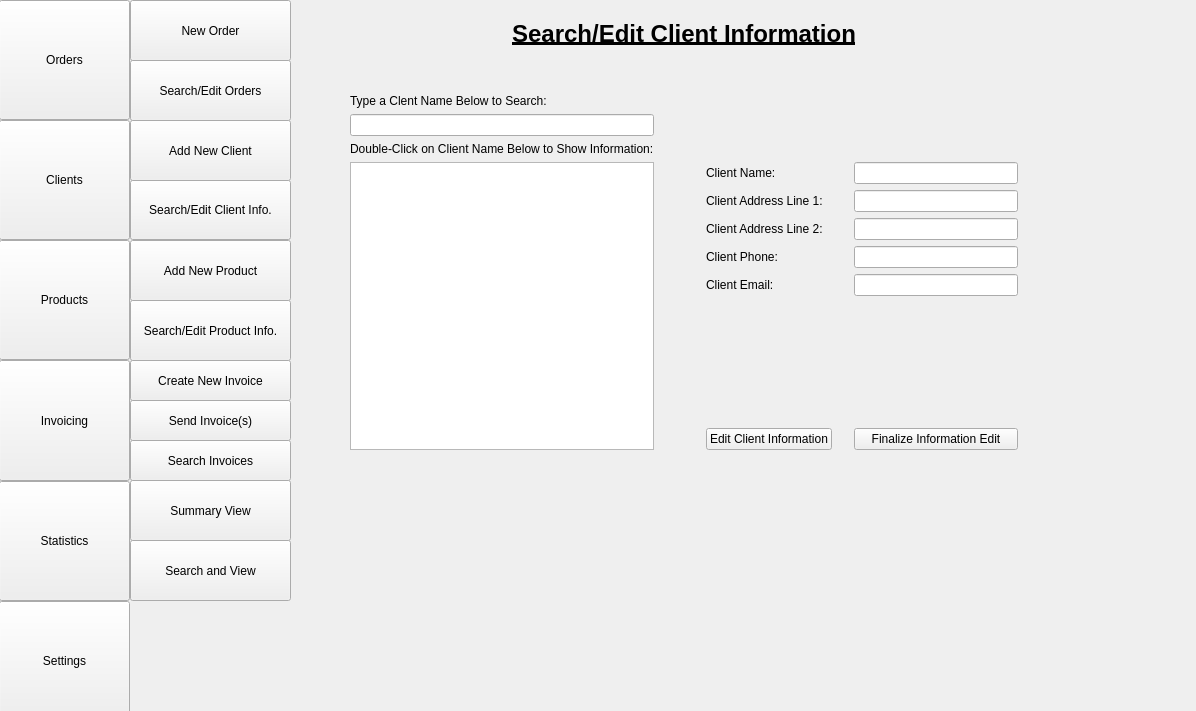
<?xml version="1.0" encoding="UTF-8"?>
<ui version="4.0">
 <class>MainWindow_mainView</class>
 <widget class="QMainWindow" name="MainWindow_mainView">
  <property name="geometry">
   <rect>
    <x>0</x>
    <y>0</y>
    <width>1196</width>
    <height>711</height>
   </rect>
  </property>
  <property name="sizePolicy">
   <sizepolicy hsizetype="Preferred" vsizetype="Expanding">
    <horstretch>0</horstretch>
    <verstretch>0</verstretch>
   </sizepolicy>
  </property>
  <property name="windowTitle">
   <string>MainWindow</string>
  </property>
  <widget class="QWidget" name="centralwidget">
   <widget class="QWidget" name="verticalLayoutWidget">
    <property name="geometry">
     <rect>
      <x>-1</x>
      <y>0</y>
      <width>131</width>
      <height>721</height>
     </rect>
    </property>
    <layout class="QVBoxLayout" name="ui_vLayout_viewMain">
     <property name="spacing">
      <number>0</number>
     </property>
     <property name="sizeConstraint">
      <enum>QLayout::SetMaximumSize</enum>
     </property>
     <item>
      <widget class="QPushButton" name="ux_pButton_orders">
       <property name="sizePolicy">
        <sizepolicy hsizetype="Minimum" vsizetype="Expanding">
         <horstretch>0</horstretch>
         <verstretch>0</verstretch>
        </sizepolicy>
       </property>
       <property name="baseSize">
        <size>
         <width>0</width>
         <height>0</height>
        </size>
       </property>
       <property name="text">
        <string>Orders</string>
       </property>
      </widget>
     </item>
     <item>
      <widget class="QPushButton" name="ux_pButton_clients">
       <property name="sizePolicy">
        <sizepolicy hsizetype="Minimum" vsizetype="Expanding">
         <horstretch>0</horstretch>
         <verstretch>0</verstretch>
        </sizepolicy>
       </property>
       <property name="text">
        <string>Clients</string>
       </property>
      </widget>
     </item>
     <item>
      <widget class="QPushButton" name="ux_pButton_products">
       <property name="sizePolicy">
        <sizepolicy hsizetype="Minimum" vsizetype="Expanding">
         <horstretch>0</horstretch>
         <verstretch>0</verstretch>
        </sizepolicy>
       </property>
       <property name="text">
        <string>Products</string>
       </property>
      </widget>
     </item>
     <item>
      <widget class="QPushButton" name="ux_pButton_invoicing">
       <property name="sizePolicy">
        <sizepolicy hsizetype="Minimum" vsizetype="Expanding">
         <horstretch>0</horstretch>
         <verstretch>0</verstretch>
        </sizepolicy>
       </property>
       <property name="text">
        <string>Invoicing</string>
       </property>
      </widget>
     </item>
     <item>
      <widget class="QPushButton" name="ux_pButton_statistics">
       <property name="sizePolicy">
        <sizepolicy hsizetype="Minimum" vsizetype="Expanding">
         <horstretch>0</horstretch>
         <verstretch>0</verstretch>
        </sizepolicy>
       </property>
       <property name="text">
        <string>Statistics</string>
       </property>
      </widget>
     </item>
     <item>
      <widget class="QPushButton" name="ux_pButton_settings">
       <property name="sizePolicy">
        <sizepolicy hsizetype="Minimum" vsizetype="Expanding">
         <horstretch>0</horstretch>
         <verstretch>0</verstretch>
        </sizepolicy>
       </property>
       <property name="text">
        <string>Settings</string>
       </property>
      </widget>
     </item>
    </layout>
   </widget>
   <widget class="QPushButton" name="ux_pButton_searchEditOrders">
    <property name="geometry">
     <rect>
      <x>130</x>
      <y>60</y>
      <width>161</width>
      <height>61</height>
     </rect>
    </property>
    <property name="sizePolicy">
     <sizepolicy hsizetype="Minimum" vsizetype="Expanding">
      <horstretch>0</horstretch>
      <verstretch>0</verstretch>
     </sizepolicy>
    </property>
    <property name="text">
     <string>Search/Edit Orders</string>
    </property>
   </widget>
   <widget class="QPushButton" name="ux_pButton_newOrder">
    <property name="geometry">
     <rect>
      <x>130</x>
      <y>0</y>
      <width>161</width>
      <height>61</height>
     </rect>
    </property>
    <property name="sizePolicy">
     <sizepolicy hsizetype="Minimum" vsizetype="Expanding">
      <horstretch>0</horstretch>
      <verstretch>0</verstretch>
     </sizepolicy>
    </property>
    <property name="text">
     <string>New Order</string>
    </property>
   </widget>
   <widget class="QWidget" name="gridLayoutWidget">
    <property name="geometry">
     <rect>
      <x>310</x>
      <y>20</y>
      <width>871</width>
      <height>681</height>
     </rect>
    </property>
    <layout class="QGridLayout" name="ui_layout_dynamicMainView">
     <item row="1" column="0">
      <layout class="QGridLayout" name="ui_layout_searchEditClients" rowstretch="0,0,0,0,0,0,0,0,0,0,0,0,0,0,0,0,0,0">
       <property name="sizeConstraint">
        <enum>QLayout::SetFixedSize</enum>
       </property>
       <property name="spacing">
        <number>6</number>
       </property>
       <item row="8" column="1" rowspan="7">
        <widget class="QListView" name="ui_ListView_searchEditClients_nameSearchList"/>
       </item>
       <item row="0" column="1" colspan="5">
        <widget class="QLabel" name="ui_label_searchEditClients_header">
         <property name="sizePolicy">
          <sizepolicy hsizetype="Preferred" vsizetype="Fixed">
           <horstretch>0</horstretch>
           <verstretch>0</verstretch>
          </sizepolicy>
         </property>
         <property name="font">
          <font>
           <pointsize>18</pointsize>
           <weight>75</weight>
           <bold>true</bold>
           <underline>true</underline>
          </font>
         </property>
         <property name="text">
          <string>Search/Edit Client Information</string>
         </property>
         <property name="alignment">
          <set>Qt::AlignCenter</set>
         </property>
        </widget>
       </item>
       <item row="13" column="5">
        <spacer name="ui_vSpacer1_searchEditClients">
         <property name="orientation">
          <enum>Qt::Vertical</enum>
         </property>
         <property name="sizeType">
          <enum>QSizePolicy::Fixed</enum>
         </property>
         <property name="sizeHint" stdset="0">
          <size>
           <width>20</width>
           <height>10</height>
          </size>
         </property>
        </spacer>
       </item>
       <item row="2" column="1">
        <widget class="QLabel" name="ui_label_searchEditClients_typeBelow">
         <property name="sizePolicy">
          <sizepolicy hsizetype="Preferred" vsizetype="Fixed">
           <horstretch>0</horstretch>
           <verstretch>0</verstretch>
          </sizepolicy>
         </property>
         <property name="text">
          <string>Type a Clent Name Below to Search:</string>
         </property>
        </widget>
       </item>
       <item row="8" column="6">
        <spacer name="ui_hSpacer3_searchEditClients">
         <property name="orientation">
          <enum>Qt::Horizontal</enum>
         </property>
         <property name="sizeHint" stdset="0">
          <size>
           <width>40</width>
           <height>20</height>
          </size>
         </property>
        </spacer>
       </item>
       <item row="1" column="2">
        <spacer name="ui_vSpacer0_searchEditClients">
         <property name="orientation">
          <enum>Qt::Vertical</enum>
         </property>
         <property name="sizeType">
          <enum>QSizePolicy::Fixed</enum>
         </property>
         <property name="sizeHint" stdset="0">
          <size>
           <width>20</width>
           <height>40</height>
          </size>
         </property>
        </spacer>
       </item>
       <item row="12" column="3">
        <widget class="QLabel" name="ui_label_searchEditClients_clientEmail">
         <property name="text">
          <string>Client Email:</string>
         </property>
        </widget>
       </item>
       <item row="5" column="1">
        <widget class="QLabel" name="ui_label_searchEditClients_doubleClickTo">
         <property name="sizePolicy">
          <sizepolicy hsizetype="Preferred" vsizetype="Fixed">
           <horstretch>0</horstretch>
           <verstretch>0</verstretch>
          </sizepolicy>
         </property>
         <property name="text">
          <string>Double-Click on Client Name Below to Show Information:</string>
         </property>
        </widget>
       </item>
       <item row="3" column="1">
        <widget class="QLineEdit" name="ux_lineEdit_searchEditClients_clientNameSearch"/>
       </item>
       <item row="0" column="0">
        <spacer name="ui_hSpacer0_searchEditClients">
         <property name="orientation">
          <enum>Qt::Horizontal</enum>
         </property>
         <property name="sizeType">
          <enum>QSizePolicy::Fixed</enum>
         </property>
         <property name="sizeHint" stdset="0">
          <size>
           <width>40</width>
           <height>20</height>
          </size>
         </property>
        </spacer>
       </item>
       <item row="15" column="1" rowspan="2">
        <spacer name="verticalSpacer">
         <property name="orientation">
          <enum>Qt::Vertical</enum>
         </property>
         <property name="sizeHint" stdset="0">
          <size>
           <width>20</width>
           <height>40</height>
          </size>
         </property>
        </spacer>
       </item>
       <item row="8" column="3">
        <widget class="QLabel" name="ui_label_searchEditClients_clientName">
         <property name="text">
          <string>Client Name:</string>
         </property>
        </widget>
       </item>
       <item row="10" column="3">
        <widget class="QLabel" name="ui_label_searchEditClients_addressLine2">
         <property name="text">
          <string>Client Address Line 2:</string>
         </property>
        </widget>
       </item>
       <item row="9" column="3">
        <widget class="QLabel" name="ui_label_searchEditClients_addressLine1">
         <property name="text">
          <string>Client Address Line 1:</string>
         </property>
        </widget>
       </item>
       <item row="3" column="2">
        <spacer name="ui_hSpacer1_searchEditClients">
         <property name="orientation">
          <enum>Qt::Horizontal</enum>
         </property>
         <property name="sizeType">
          <enum>QSizePolicy::Fixed</enum>
         </property>
         <property name="sizeHint" stdset="0">
          <size>
           <width>40</width>
           <height>20</height>
          </size>
         </property>
        </spacer>
       </item>
       <item row="8" column="4">
        <spacer name="ui_hSpacer2_searchEditClients">
         <property name="orientation">
          <enum>Qt::Horizontal</enum>
         </property>
         <property name="sizeType">
          <enum>QSizePolicy::Fixed</enum>
         </property>
         <property name="sizeHint" stdset="0">
          <size>
           <width>10</width>
           <height>20</height>
          </size>
         </property>
        </spacer>
       </item>
       <item row="11" column="3">
        <widget class="QLabel" name="ui_label_searchEditClients_clientPhone">
         <property name="text">
          <string>Client Phone:</string>
         </property>
        </widget>
       </item>
       <item row="14" column="3">
        <widget class="QPushButton" name="ux_pButton_searchEditClients_editClientInfo">
         <property name="text">
          <string>Edit Client Information</string>
         </property>
        </widget>
       </item>
       <item row="8" column="5">
        <widget class="QLineEdit" name="ux_lineEdit_searchEditClients_cNameOut"/>
       </item>
       <item row="9" column="5">
        <widget class="QLineEdit" name="ux_lineEdit_searchEditClients_address1Out"/>
       </item>
       <item row="10" column="5">
        <widget class="QLineEdit" name="ux_lineEdit_searchEditClients_address2Out"/>
       </item>
       <item row="11" column="5">
        <widget class="QLineEdit" name="ux_lineEdit_searchEditClients_cPhoneOut"/>
       </item>
       <item row="12" column="5">
        <widget class="QLineEdit" name="ux_lineEdit_searchEditClients_cEmailOut"/>
       </item>
       <item row="14" column="5">
        <widget class="QPushButton" name="ux_pButton_searchEditClients_finalizeInfo">
         <property name="text">
          <string>Finalize Information Edit</string>
         </property>
        </widget>
       </item>
      </layout>
     </item>
    </layout>
   </widget>
   <widget class="QPushButton" name="ux_pButton_newClient">
    <property name="geometry">
     <rect>
      <x>130</x>
      <y>120</y>
      <width>161</width>
      <height>61</height>
     </rect>
    </property>
    <property name="text">
     <string>Add New Client</string>
    </property>
   </widget>
   <widget class="QPushButton" name="ux_pButton_editClient">
    <property name="geometry">
     <rect>
      <x>130</x>
      <y>180</y>
      <width>161</width>
      <height>60</height>
     </rect>
    </property>
    <property name="text">
     <string>Search/Edit Client Info.</string>
    </property>
   </widget>
   <widget class="QPushButton" name="ux_pButton_addProduct">
    <property name="geometry">
     <rect>
      <x>130</x>
      <y>240</y>
      <width>161</width>
      <height>61</height>
     </rect>
    </property>
    <property name="text">
     <string>Add New Product</string>
    </property>
   </widget>
   <widget class="QPushButton" name="ux_pButton_editProduct">
    <property name="geometry">
     <rect>
      <x>130</x>
      <y>300</y>
      <width>161</width>
      <height>61</height>
     </rect>
    </property>
    <property name="text">
     <string>Search/Edit Product Info.</string>
    </property>
   </widget>
   <widget class="QPushButton" name="ux_pButton_newInvoice">
    <property name="geometry">
     <rect>
      <x>130</x>
      <y>360</y>
      <width>161</width>
      <height>41</height>
     </rect>
    </property>
    <property name="text">
     <string>Create New Invoice</string>
    </property>
   </widget>
   <widget class="QPushButton" name="ux_pButton_sendInvoice">
    <property name="geometry">
     <rect>
      <x>130</x>
      <y>400</y>
      <width>161</width>
      <height>41</height>
     </rect>
    </property>
    <property name="text">
     <string>Send Invoice(s)</string>
    </property>
   </widget>
   <widget class="QPushButton" name="ux_pButton_searchInvoice">
    <property name="geometry">
     <rect>
      <x>130</x>
      <y>440</y>
      <width>161</width>
      <height>41</height>
     </rect>
    </property>
    <property name="text">
     <string>Search Invoices</string>
    </property>
   </widget>
   <widget class="QPushButton" name="ux_pButton_summaryView">
    <property name="geometry">
     <rect>
      <x>130</x>
      <y>480</y>
      <width>161</width>
      <height>61</height>
     </rect>
    </property>
    <property name="text">
     <string>Summary View</string>
    </property>
   </widget>
   <widget class="QPushButton" name="ux_pButton_searchView">
    <property name="geometry">
     <rect>
      <x>130</x>
      <y>540</y>
      <width>161</width>
      <height>61</height>
     </rect>
    </property>
    <property name="text">
     <string>Search and View</string>
    </property>
   </widget>
  </widget>
 </widget>
 <resources/>
 <connections/>
</ui>
